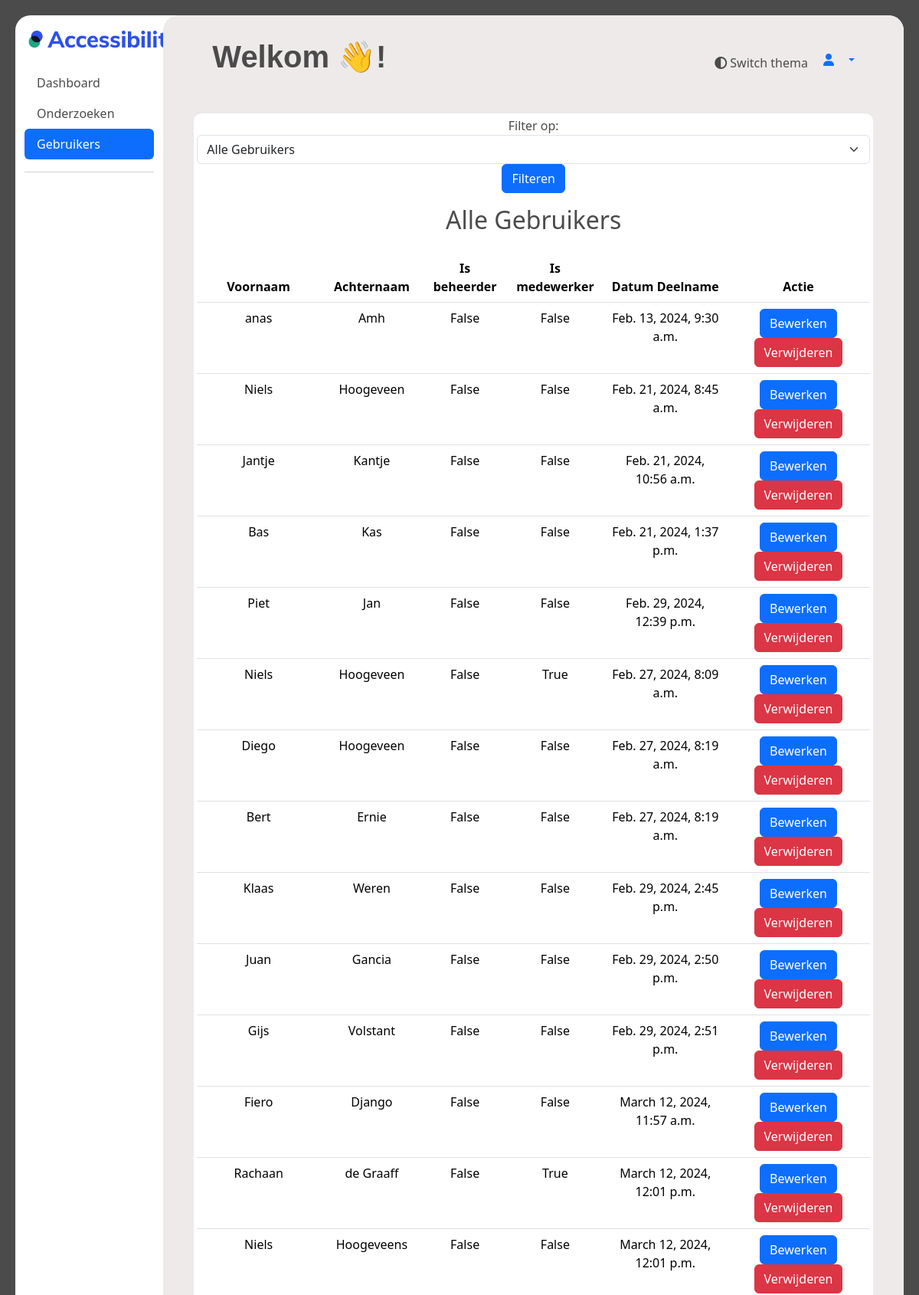
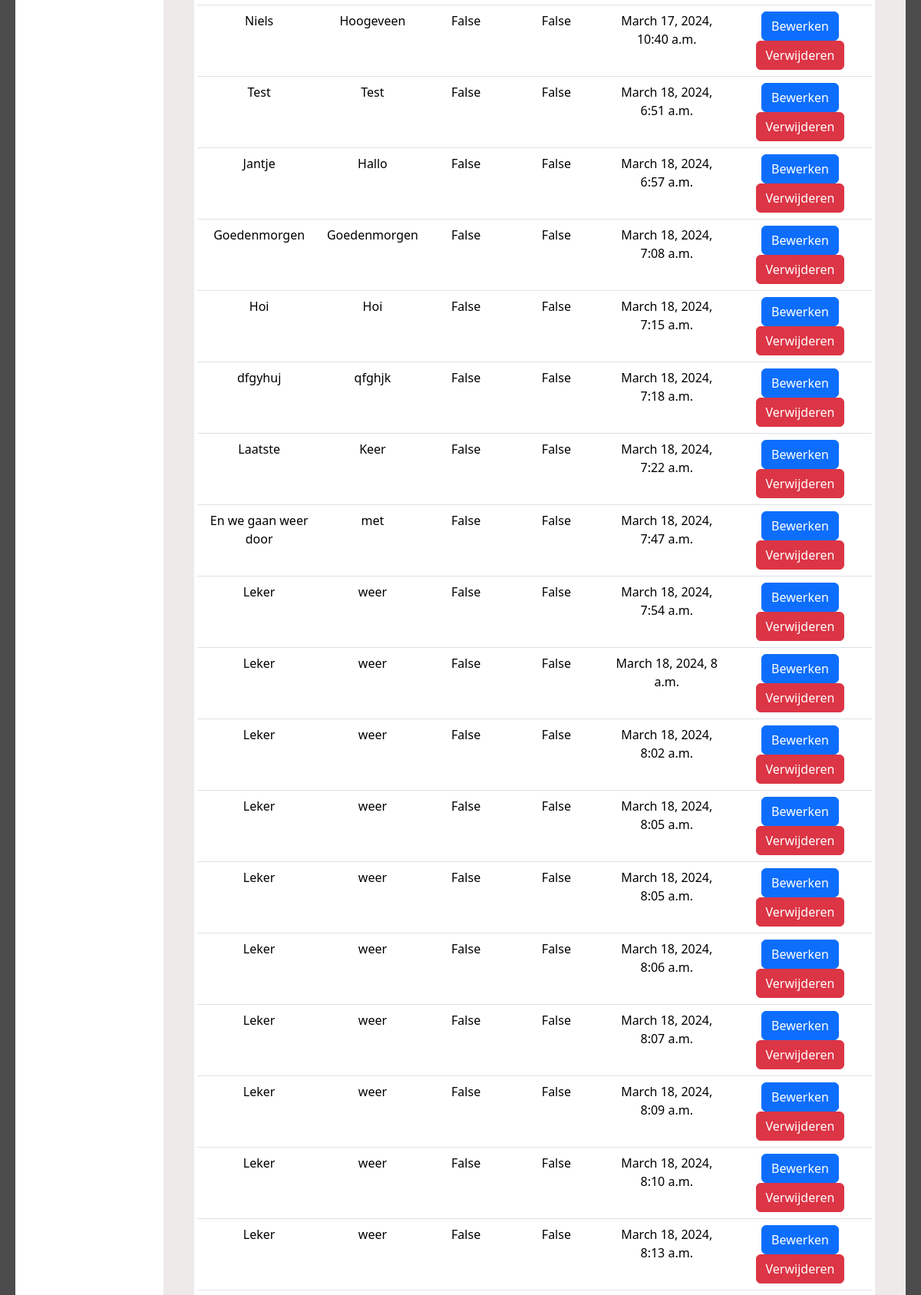
The page /beheerder/users (upper part) on the database its author committed (2 pictures, top to bottom).
### beheerder/models.py (models this page shows, shortened)
class Beheerders(models.Model):
    first_name = models.CharField(max_length=30)
    last_name = models.CharField(max_length=30)
    is_superuser = models.BooleanField(default=False)
    is_staff = models.BooleanField(default=False)
    date_joined = models.DateTimeField(auto_now_add=True)

### ervaringsdeskundige/models.py (models this page shows, shortened)
class User(AbstractUser):
    first_name = models.CharField(max_length=100)
    last_name = models.CharField(max_length=100)
    postcode = models.CharField(max_length=10)
    geslacht = models.CharField(max_length=10, choices=[('M','Man'),('V', 'Vrouw'), ('0', 'Anders')])
    email = models.EmailField()
    telefoonnummer = models.CharField(max_length=100)
    geboortedatum = models.DateField()
    gebruikte_hulpmiddelen = models.TextField(max_length=200)
    bijzonderheden = models.TextField(max_length=100, default='', blank=True)
    beschikbaar_vanaf = models.DateTimeField()
    beschikbaar_tot = models.DateTimeField()
    bijzonderheden_beschikbaarheid = models.TextField(max_length=100, blank=True)
    username = models.CharField(max_length=100, unique=True)
    voorkeur_benadering = models.CharField(max_length=20)
    status = models.CharField(max_length=10, default=1)
    opmerking_verwijderd = models.TextField(blank=True, null=True)
    datum_goedgekeurd = models.DateTimeField(blank=True, null=True)
    goedegekeurd_door = models.CharField(max_length=100, null=True)
    groups = models.ManyToManyField(
        Group,
        verbose_name='groups',
        related_name='user_groups',
        blank=True,
        help_text='The groups this user belongs to. A user will get all permissions granted to each of their groups.',
        related_query_name='user',
    )
    user_permissions = models.ManyToManyField(
        Permission,
        verbose_name='user permissions',
        related_name='user_user_permissions',
        blank=True,
        help_text='Specific permissions for this user.',
        related_query_name='user',
    )

### beheerder/views.py (the view)
# urls.py: path('users', views.user_list, name="user_list"),
def user_list(request):
    beheerders = Beheerders.objects.all()
    ervaringsdeskundigen = User.objects.values('first_name', 'last_name', 'is_superuser', 'is_staff', 'date_joined')
    all_users = list(beheerders) + list(ervaringsdeskundigen)
    return render(request, 'beheerder/users.html', {'all_users': all_users})

### templates/beheerder/users.html (shortened to what this page needs)
{% extends "ervaringsdeskundige/base.html" %}
{% load static %}
{% block content %}
<div class="container-fluid" style="height: 94vh;">
    <div class="row">
        <nav id="sidebar" class="col-md-3 col-lg-2 d-md-block sidebar">
          <a href="#">
            <img style="margin: 20px; margin-left: 5px;" src="{% static 'images/logo_accessibility.png' %}" width="200px" alt="test">
          </a>
            <div class="position-sticky">
              <ul class="nav nav-pills flex-column mb-auto">
                <li class="nav-item">
                  <a href="/beheerder/dashboard" class="nav-link menu_text">
                    Dashboard
                  </a>
                </li>
                <li>
                  <a href="/beheerder/onderzoeken" class="nav-link menu_text">
                    Onderzoeken
                  </a>
                </li>
                <li>
                  <a  href="/beheerder/users" class="nav-link active" aria-current="page">
                    Gebruikers
                  </a>
                </li>
              </ul>
              <hr>
            </div>
        </nav>
        <div style="height: 94vh;" id="dashboard_main" class="col-md-9 ms-sm-auto col-lg-10 px-md-4">
        <div id="dashboard_overflow">
        <main >
          <div class="text-center" style="padding-top: 20px;">
            <div>
                  <div id="search" style="height: 20px;">
                    <a  style="margin-right: 20px;" onclick="toggleTheme()"><i class="fa-solid fa-circle-half-stroke"></i>      Switch thema </a>
                    <div class="dropdown">
                      <a href="#" class="d-flex align-items-center text-decoration-none dropdown-toggle" id="dropdownUser2" data-bs-toggle="dropdown" aria-expanded="false">
                        <i class="fa-solid fa-user" style="padding-right: 15px;" width="32" height="32" class="rounded-circle me-2"></i>
                      </a>
                    </div>
                  </div>
                  <h1 style="margin: 10px; margin-left: 40px;" class="text-start extra-bold-header">Welkom {{ user.first_name }}👋!</h1>
            </div>
            <br>
          <div class="d-flex justify-content-center align-items-center">
              <div id="card" class="container m-3 p-1">
                  <form id="filterForm" class="mb-3">
                    <label for="filterType">Filter op:</label>
                    <select id="filterType" class="form-select">
                        <option value="all">Alle Gebruikers</option>
                    </select>
                    <button type="button" class="btn btn-primary" onclick="applyFilter()">
                         Filteren
                    </button>
                  <table class="table">
                    <h2 class="p-3">Alle Gebruikers</h2>
                      <thead>
                      <tr>
                          <th scope="col">Voornaam</th>
                          <th scope="col">Achternaam</th>
                          <th scope="col">Is beheerder</th>
                          <th scope="col">Is medewerker</th>
                          <th scope="col">Datum Deelname</th>
                          <th scope="col">Actie</th>
                      </tr>
                      </thead>
                      <tbody>
                        {% for user in all_users %}
                            <tr>
                                <td>{{ user.first_name }}</td>
                                <td>{{ user.last_name }}</td>
                                <td>{{ user.is_superuser }}</td>
                                <td>{{ user.is_staff }}</td>
                                <td>{{ user.date_joined }}</td>
                                <td>
                                    <a href="" class="btn btn-primary">Bewerken</a>
                                    <a href="" class="btn btn-danger">Verwijderen</a>
                                </td>
                            </tr>
                        {% endfor %}
                      </tbody>
                  </table>
              </div>
          </div>
              </div>
      </main>
    </div>
    </div>
    </div>
</div>
{% endblock %}

### static/css/main.css (style rules this page uses)
:root { --background-light: #f5f5f5; --background-dark: #1f1f1f; --text-light: #4b4b4b; --text-dark: #ffffff; --accent-light: #9faecb; --accent-dark: #848484; --card-background-light: #ffffff; --card-background-dark: #393a69; --card-shadow-light: #bbbbbb; --card-shadow-dark: #7a7a7a; --border-light: #dddddd; --border-dark: #333333; --link-light: #007bff; --link-dark: #ff7f50; }
#content, .table, #dashboard_main, .rectangle, .card_stat, #custom_cont { transition: background-color 0.5s ease, color 0.3s ease, border-radius 0.5s ease; }
.container { margin-right: auto; margin-left: auto; padding-right: 15px; padding-left: 15px; width: 100%; }
@media (min-width: 576px) { .container { max-width: 540px; } }
@media (min-width: 768px) { .container { max-width: 720px; } }
@media (min-width: 992px) { .container { max-width: 960px; } }
@media (min-width: 1200px) { .container { max-width: 1140px; } }
.mb-3 { margin-bottom: 1rem !important; }
#search { margin-top: 10px; margin-right: 30px; float: right; justify-content: space-between; display: flex; padding: 10px; height: 80px; }
#card { background-color: white; border-radius: 10px; }
.table { padding: 10px; }
body:not(.dark) { background-color: var(--text-light); color: var(--text-light); }
#sidebar { border-radius: 20px; }
#dashboard_main:not(.dark) { border-radius: 20px; background-color: #eeeaea; }
h1:not(.dark) { color: var(--tekst-light); }
#dashboard_overflow { overflow-y: auto; overflow-x: hidden; max-height: 94vh; height: 100%; }
.extra-bold-header { font-family: 'Inner', sans-serif; font-weight: 800; color: #4b4b4b; }
.menu_text:not(.dark) { color: var(--text-light); }

### rows shown on the page
Beheerders: first_name "anas", last_name "Amh", is_superuser "False", is_staff "False", date_joined "Feb. 13, 2024, 9:30 a.m."
Beheerders: first_name "Niels", last_name "Hoogeveen", is_superuser "False", is_staff "False", date_joined "Feb. 21, 2024, 8:45 a.m."
Beheerders: first_name "Jantje", last_name "Kantje", is_superuser "False", is_staff "False", date_joined "Feb. 21, 2024, 10:56 a.m."
Beheerders: first_name "Bas", last_name "Kas", is_superuser "False", is_staff "False", date_joined "Feb. 21, 2024, 1:37 p.m."
User: first_name "Piet", last_name "Jan", is_superuser "False", is_staff "False", date_joined "Feb. 29, 2024, 12:39 p.m."
User: first_name "Diego", last_name "Hoogeveen", is_superuser "False", is_staff "False", date_joined "Feb. 27, 2024, 8:19 a.m."
User: first_name "Bert", last_name "Ernie", is_superuser "False", is_staff "False", date_joined "Feb. 27, 2024, 8:19 a.m."
User: first_name "Klaas", last_name "Weren", is_superuser "False", is_staff "False", date_joined "Feb. 29, 2024, 2:45 p.m."
User: first_name "Juan", last_name "Gancia", is_superuser "False", is_staff "False", date_joined "Feb. 29, 2024, 2:50 p.m."
User: first_name "Gijs", last_name "Volstant", is_superuser "False", is_staff "False", date_joined "Feb. 29, 2024, 2:51 p.m."
User: first_name "Fiero", last_name "Django", is_superuser "False", is_staff "False", date_joined "March 12, 2024, 11:57 a.m."
User: first_name "Rachaan", last_name "de Graaff", is_superuser "False", is_staff "True", date_joined "March 12, 2024, 12:01 p.m."
User: first_name "Niels", last_name "Hoogeveens", is_superuser "False", is_staff "False", date_joined "March 12, 2024, 12:01 p.m."
User: first_name "Jantje", last_name "Hallo", is_superuser "False", is_staff "False", date_joined "March 18, 2024, 6:57 a.m."
User: first_name "Goedenmorgen", last_name "Goedenmorgen", is_superuser "False", is_staff "False", date_joined "March 18, 2024, 7:08 a.m."
User: first_name "Hoi", last_name "Hoi", is_superuser "False", is_staff "False", date_joined "March 18, 2024, 7:15 a.m."
User: first_name "dfgyhuj", last_name "qfghjk", is_superuser "False", is_staff "False", date_joined "March 18, 2024, 7:18 a.m."
User: first_name "Laatste", last_name "Keer", is_superuser "False", is_staff "False", date_joined "March 18, 2024, 7:22 a.m."
User: first_name "En we gaan weer door", last_name "met", is_superuser "False", is_staff "False", date_joined "March 18, 2024, 7:47 a.m."

### other values the page prints
{{ user.first_name }} "Niels" "Niels" "Test" "Leker" "Leker" "Leker" "Leker" "Leker" "Leker" "Leker" "Leker" "Leker" "Leker"
{{ user.last_name }} "Hoogeveen" "Hoogeveen" "Test" "weer" "weer" "weer" "weer" "weer" "weer" "weer" "weer" "weer" "weer"
{{ user.is_superuser }} "False" "False" "False" "False" "False" "False" "False" "False" "False" "False" "False" "False" "False"
{{ user.is_staff }} "True" "False" "False" "False" "False" "False" "False" "False" "False" "False" "False" "False" "False"
{{ user.date_joined }} "Feb. 27, 2024, 8:09 a.m." "March 17, 2024, 10:40 a.m." "March 18, 2024, 6:51 a.m." "March 18, 2024, 7:54 a.m." "March 18, 2024, 8 a.m." "March 18, 2024, 8:02 a.m." "March 18, 2024, 8:05 a.m." "March 18, 2024, 8:05 a.m." "March 18, 2024, 8:06 a.m." "March 18, 2024, 8:07 a.m." "March 18, 2024, 8:09 a.m." "March 18, 2024, 8:10 a.m." "March 18, 2024, 8:13 a.m."
